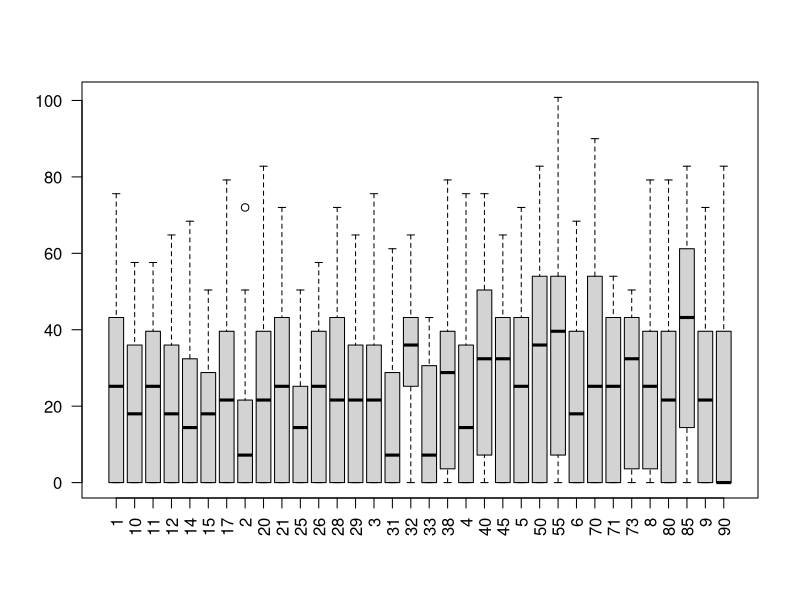

Generate this figure with R:
args = commandArgs(trailingOnly=TRUE)
speeds = read.delim("linespeeds.txt", check.names=FALSE)
png(args[2])
boxplot(speeds, las=2)
